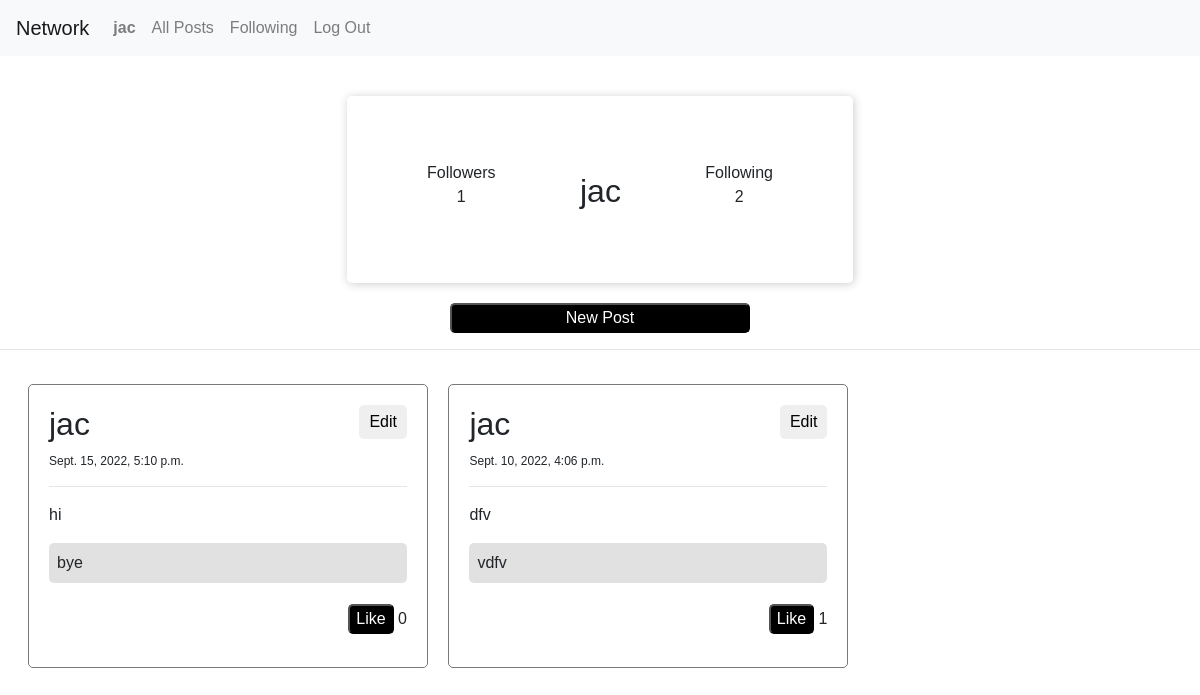
/my_account/jac (signed in), run on an earlier commit of the app's database.
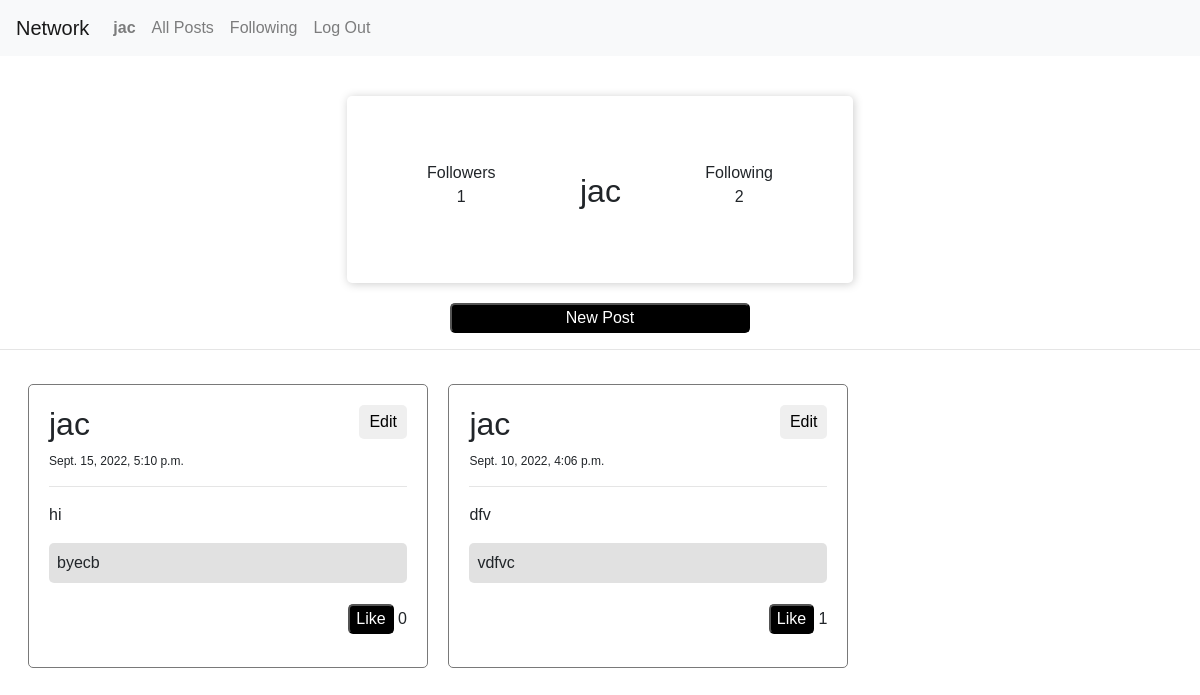
And on a later commit of the database.
### network/models.py (models this page shows, shortened)
class Posts(models.Model):
    id = models.AutoField(primary_key=True)
    post_uesr = models.ForeignKey(User, on_delete=models.CASCADE, null=True, blank=True,related_name='create_user')
    post_title = models.CharField(max_length=200)
    post_description = models.TextField()
    post_date = models.DateTimeField(default=datetime.now, blank=True)
    post_likes = models.ManyToManyField(User,blank=True,default=None, related_name='post_likes')
    like_count = models.CharField(max_length=200)

class User(AbstractUser):
    pass

### network/views.py (the view)
# urls.py: path("my_account/<str:user>", views.my_account, name="my_account"),
def my_account(request,user):
    all_post = Posts.objects.filter(post_uesr = request.user).order_by('-id')
    userr = User.objects.get(username = user)
    follower_len = Followers.objects.filter(followed_users = userr).count()
    following_len = Followers.objects.filter(follower = userr).count()
    return render(request, 'network/my_account.html',{
        'posts': all_post,
        'follower_len': follower_len,
        'following_len': following_len,
    })

### network/templates/network/my_account.html (shortened to what this page needs)
{% extends 'network/layout.html' %}
{% load static %}
{% block head %}
    <link rel="stylesheet" href="{% static 'network/styles.css' %}">
{% endblock %}
{% block body %}
    <div class="div_user_profile">
        <li class="li_user_profile">
            <div>Followers</div>
            <div>{{follower_len}}</div>
        </li>
        <li class="li_user_profile">
            <div class="username"><h2>{{user}}</h2></div>
        </li>
        <li class="li_user_profile">
            <div>Following</div>
            <div>{{following_len}}</div>
        </li>
    </div>
    <div class="div_new_post_button">
        <button id="new_post_button">New Post</button>
    </div>
    <hr>
    <div class="div_posts">
        {% for all_posts in posts %}
            <li class="li_posts">
                <div class="div_single_posts">
                    <div>
                        <h2 class="post_user_name">{{all_posts.post_uesr}}</h2>
                        <button class="post_edit_button" id="edit_button_{{all_posts.id}}" div-id="{{all_posts.id}}">Edit</button>
                    </div>
                    <p class="post_date">{{all_posts.post_date}}</p><hr>
                    <p>{{all_posts.post_title}}</p>
                    <p class="posts_description" id="post_description_{{all_posts.id}}">{{all_posts.post_description}}</p>
                    <div class="div_likes">
                        {% if request.user not in all_posts.post_likes.all %}
                            <button class="post_likes_button" value="{{all_posts.id}}" id="like_button_{{all_posts.id}}">Like</button>
                        {% else %}
                            <button class="post_likes_button" value="{{all_posts.id}}" id="like_button_{{all_posts.id}}">Unlike</button>
                        {% endif %}
                        <p class="post_likes_count" id="like_count_{{all_posts.id}}">{{all_posts.post_likes.count}}</p>
                    </div>
                </div>
            </li>
        {% endfor %}
    </div>
{% endblock %}

What changed in the data, as far as the page shows it:
changed Posts "hi": post_description "bye" → "byecb"
changed Posts "dfv": post_description "vdfv" → "vdfvc"
